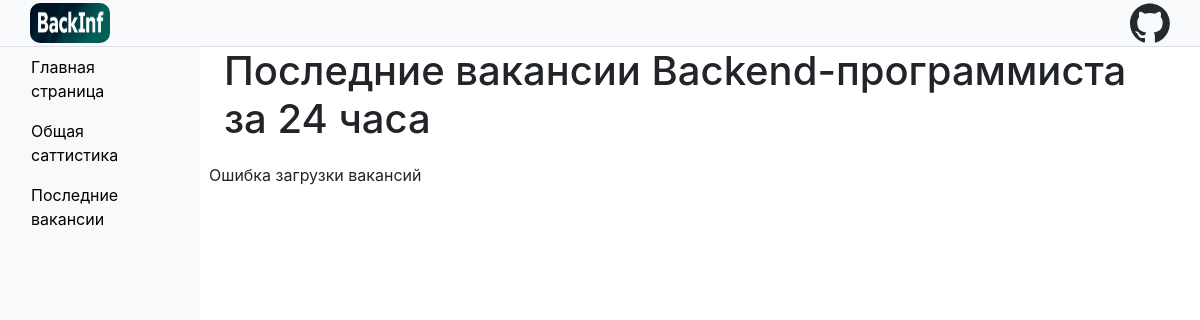
Page /last_vac/ on the earlier database version.
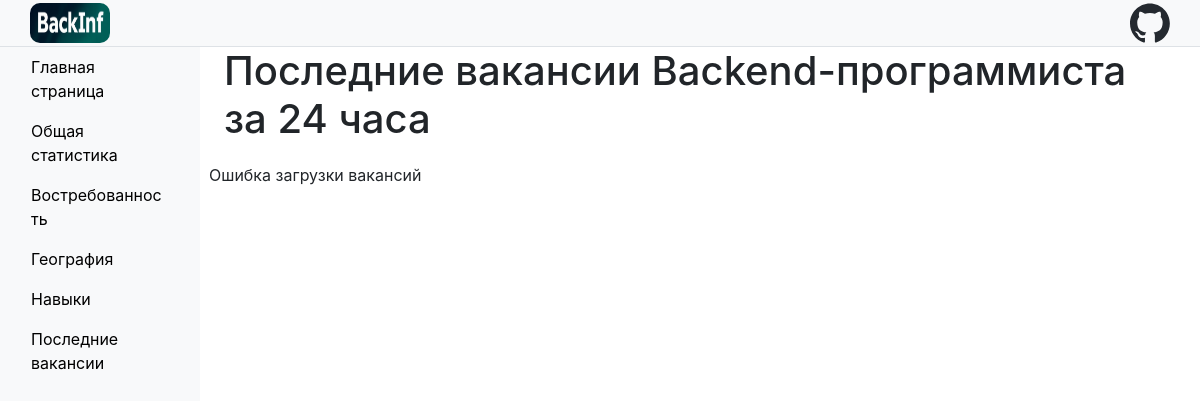
Same page on the later database version.
### backDev/models.py (models this page shows, shortened)
class Article(models.Model):
    title = models.CharField(max_length=100)
    content = RichTextUploadingField()
    slug = models.SlugField(unique=True, blank=True)

### backDev/views.py (the view)
# urls.py: path('last_vac/', get_last_vac_view, name='get_last_vac_view'),
def get_last_vac_view(request: HttpRequest):
    nav = Article.objects.values('title', 'slug')
    return render(request, 'backDev/last_vac.html', {'nav': nav})

### backDev/templates/backDev/last_vac.html (shortened to what this page needs)
{% extends "backDev/base.html" %}
{% block load_files %}
{% load static %}
{% endblock load_files %}
{% block nav_links_left %}
{% for elem in nav %}
    {% if elem.slug %}
        <li class="nav-item">
            <a class='nav-link' href="{% url 'get_article' slug=elem.slug %}">{{elem.title}}</a>
        </li>
    {% else %}
        <li class="nav-item">
            <a class='nav-link' href="{% url 'main' %}">{{elem.title}}</a>
        </li>
    {% endif %}
{% endfor %}
{% endblock nav_links_left %}
{% block main %}
    <h1 class='vac-h1'>Последние вакансии Backend-программиста за 24 часа</h1>
        <div class='row' id='vacancies'>
        </div>
{% endblock main %}

### backDev/templates/backDev/base.html (shortened to what this page needs)
<!DOCTYPE html>
<html lang="ru">
<head>
    <link rel="stylesheet" href="https://stackpath.bootstrapcdn.com/bootstrap/4.5.2/css/bootstrap.min.css">
    {% load static %}
    <link rel="stylesheet" href="{% static 'backDev/style/style.css' %}">
    <link rel="stylesheet" href="{% static 'backDev/style/last_vac.css' %}">
    <link rel="stylesheet" href="{% static 'backDev/style/media.css' %}">
</head>
<body>
    <header class="site-header text-left fixed-top">
        <div class="container-header">
            <a href="{% url 'main' %}">
               <img src="{% static 'backDev/img/logo.jpeg' %}" alt="Логотип" class="my-logo">
            </a>
            <a class='hub-logo' href="https://github.com/ilya7337" target="_blank">
            </a>
        </div>
    </header>
    <div class="container-fluid">
        <div class="row">
            <nav class="col-md-2 d-none d-md-block bg-light sidebar my-left-menu">
                <div class="sidebar-sticky">
                    <ul class="nav flex-column">
                        {% block  nav_links_left %}{% endblock nav_links_left %}
                        <li class="nav-item">
                            <a class='nav-link' href="{% url 'get_last_vac_view'%}">Последние вакансии</a>
                        </li>
                    </ul>
                </div>
            </nav>
            <main role="main" class="col-md-9 ml-sm-auto col-lg-10 px-4">
                {% block main %}{% endblock  %}
            </main>
        </div>
    </div>
</body>
</html>

### backDev/static/backDev/style/style.css (style rules this page uses)
* { box-sizing: border-box; }
p, div, h1, h2, h3, h4, h5, h6 { padding: 0; margin: 0; }
h1 { margin-bottom: 15px; overflow-wrap: break-word; }
.nav-link { word-break: break-word; color: black; transition: background-color 0.3s ease, border-radius 0.3s ease, color 0.3s ease;; }
.my-left-menu { position: fixed; height: 100vw; }
.container-header { display: flex; flex-direction: row; justify-content: space-between; }
.site-header { background-color: #f8f9fa; padding: 10px 0; text-align: center; border-bottom: 1px solid #dee2e6; margin-bottom: 47px; }
.my-logo { width: 80px; height: 40px; border-radius: 10px; }
.site-header { padding: 3px 30px; }
.container-fluid { padding-top: 47px !important; }

### backDev/static/backDev/style/last_vac.css (style rules this page uses)
.vac-h1 { margin-bottom: 20px; overflow-wrap: break-word; }

Differences in the rows shown:
changed Article: title "Общая саттистика" → "Общая статистика"
added Article: title "Востребованность"
added Article: title "География"
added Article: title "Навыки"
